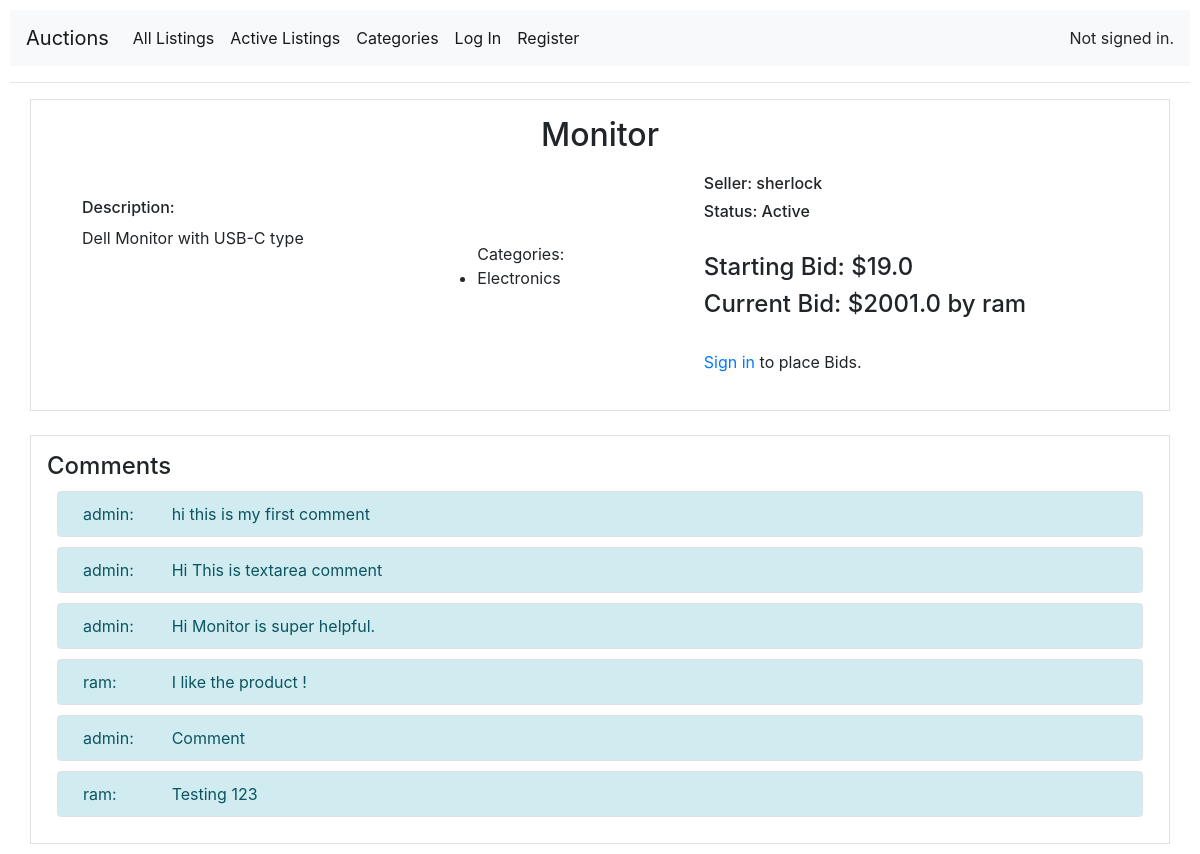
The page /listing/Monitor on the database its author committed.
### auctions/models.py (models this page shows, shortened)
class Listing(models.Model):
    title = models.CharField(max_length=15)
    description = models.TextField(max_length=250)
    image_url = models.URLField(blank=True)
    category = models.ManyToManyField(Category, blank=True, related_name='listings')
    starting_bid = models.FloatField(default=1)
    seller = models.ForeignKey(User, related_name='listings', on_delete=models.CASCADE)
    winner = models.ForeignKey(User, related_name='winnings', on_delete=models.CASCADE, blank=True, null=True)
    created_at = models.DateTimeField(auto_now_add=True)
    @property
    def is_active(self):
        if self.winner == None:
            return True
        else:
            return False
    @property
    def status(self):
        if self.winner == None:
            return 'Active'
        else:
            return 'Sold'

class Category(models.Model):
    category = models.CharField(max_length=20)

class User(AbstractUser):
    location = models.CharField(max_length=30, blank=True)
    birth_date = models.DateField(null=True, blank=True)
    def __str__(self):
        return f"{self.username}"

class Bid(models.Model):
    bid_value = models.FloatField()
    bidder = models.ForeignKey(User, related_name='bids',  on_delete=models.CASCADE)
    listing = models.ForeignKey(Listing, related_name='bids', on_delete=models.CASCADE, blank=True)

class Comment(models.Model):
    content = models.TextField()
    listing = models.ForeignKey(Listing, related_name='comments', on_delete=models.CASCADE)
    author = models.ForeignKey(User, related_name='comments', on_delete=models.SET(get_sentinel_user))

### auctions/views.py (the view)
# urls.py: path("listing/<str:listing_title>", views.listing, name="listing"),
def listing(request, listing_title):
    listing = Listing.objects.get(title = listing_title)
    if request.method == "POST":
        if 'new_bid' in request.POST:
            new_bid = request.POST["new_bid"]
            bid_entry = Bid.objects.create(bid_value = new_bid, bidder=request.user, listing=listing)
            bid_entry.save()
        elif 'comment' in request.POST:
            content = request.POST["comment"]
            comment = Comment.objects.create(content=content, listing=listing, author=request.user)
            comment.save()
        return HttpResponseRedirect(reverse("listing",args=(listing_title,)))
    else:
        categories = listing.category.all()
        comments = Comment.objects.filter(listing__title = listing_title)
        bid = Bid.objects.filter(listing__title = listing_title).last()
        if not bid:
            min_bid = listing.starting_bid
        else:
            min_bid = max(bid.bid_value+1,listing.starting_bid)
        watchlist_status = False
        if request.user.is_authenticated:
            watchlist, created = Watchlist.objects.get_or_create(user = request.user)
            if listing in watchlist.listings.all():
                watchlist_status = True
        return render(request, "auctions/listing.html",{
            "listing" : listing,
            "categories" : categories,
            "bid" : bid,
            "min_bid" : min_bid,
            "comments" : comments,
            "watchlist_status" : watchlist_status
    })

### auctions/templates/auctions/listing.html (shortened to what this page needs)
{% extends "auctions/layout.html" %}
{% block body %}
    <div class="container border p-3">
        <h2 class="text-center">{{listing.title}}</h2>
        <div class="row" >
            <div class="col-4">
                <h6>Description: </h6>
                <p>{{ listing.description }}</p>
            </div>
            <div class="col-3 my-auto">
                <ul>Categories:
                    {% for cat in categories %}
                        <li>{{cat.category}}</li>
                    {% empty %}
                        <li>No Category assigned</li>
                    {% endfor %}
                </ul>
            </div>
            <div class="col-5 my-auto">
                <h6>Seller: {{ listing.seller }}</h6>
                <h6>Status: {{ listing.status }}</h6>
                <br>
                <div>
                    <h4>Starting Bid: ${{ listing.starting_bid }}</h4>
                    {% if not bid.bid_value %}
                        <p>No bids Placed</p>
                    {% else %}
                        <h4>Current Bid: ${{ bid.bid_value }} by {{ bid.bidder }}</h4>
                    {% endif  %}
                </div>
                <br>
                <div>
                    {% if listing.is_active %}
                        {% if user.is_authenticated %}
                            {% if listing.seller == user %}
                                <form action="{% url 'edit_listing' listing.pk %}" method="POST">
                                    {% csrf_token %}
                                    <button type="submit" name="edit_listing" class="btn btn-outline-warning">Edit Listing</button>
                                </form>
                                <br>
                                <form action="{% url 'close_auction' %}" method="POST">
                                    {% csrf_token %}
                                    <input type="hidden" name="listing_title" value="{{ listing.title }}">
                                    <button type="submit" class="btn btn-outline-danger">Close Auction</button>
                                </form>
                            {% else %}
                                <form action="{% url 'listing' listing.title %}" method="post">
                                    {% csrf_token %}
                                    <div class="form-group">
                                        <input autofocus class="form-control"
                                        type="number" step="0.01" min={{min_bid}} Required name="new_bid" placeholder="Enter Bid">
                                        <br>
                                        <button class="btn btn-primary">Place Bid</button>
                                    </div>
                                </form>
                                <br>
                                <form action="{% url 'edit_watchlist' %}" method="post">
                                    {% csrf_token %}
                                    <div class="form-group">
                                        <input type="hidden" name="listing_title" value="{{ listing.title }}">
                                        {% if watchlist_status %}
                                        <button class="btn btn-outline-danger" name="watchlist">Remove from Watchlist</button>
                                        {% else %}
                                        <button class="btn btn-outline-success" name="watchlist">Add to Watchlist</button>
                                        {% endif %}
                                    </div>
                                </form>
                            {% endif %}
                        {% else %}
                            <a href="{% url 'login' %}">Sign in</a>  to place Bids.
                        {% endif  %}
                    {% else %}
                        <h1>Sold!</h1>
                        <h6>Winner: {{ listing.winner }} </h6>
                    {% endif %}
                </div>
            </div>
        </div>
    </div>
    <br>
    <div class="container border p-3">
        <h4>Comments</h4>
        {% for comment in comments %}
            <div class="alert alert-info row row-cols-2 border">
                <div class="col-1">{{comment.author}}:</div>
                 <div class="col-11" >{{comment.content}}</div>
            </div>
        {% endfor %}
    </div>
{% endblock %}

### auctions/static/auctions/styles.css (style rules this page uses)
body { padding: 10px; }
.row { padding: 10px; margin: 10px; }

### rows shown on the page
Listing: title "Monitor", description "Dell Monitor with USB-C type", seller "sherlock", status "Active", starting_bid "19.0"
Category: category "Electronics"
Bid: bid_value "2001.0", bidder "ram"
Comment: author "admin", content "hi this is my first comment"
Comment: author "admin", content "Hi This is textarea comment"
Comment: author "admin", content "Hi Monitor is super helpful."
Comment: author "ram", content "I like the product !"
Comment: author "admin", content "Comment"
Comment: author "ram", content "Testing 123"
